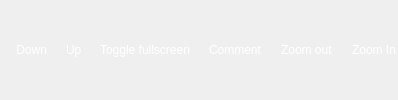
      <widget class="QWidget" name="Reading">
       <property name="styleSheet">
        <string notr="true">QLabel {
    color: white;
}</string>
       </property>
       <layout class="QGridLayout" name="gridLayout_3">
        <property name="leftMargin">
         <number>0</number>
        </property>
        <property name="topMargin">
         <number>0</number>
        </property>
        <property name="rightMargin">
         <number>0</number>
        </property>
        <property name="bottomMargin">
         <number>0</number>
        </property>
        <property name="spacing">
         <number>0</number>
        </property>
        <item row="0" column="0" alignment="Qt::AlignHCenter">
         <widget class="QFrame" name="Reading_Frame">
          <property name="sizePolicy">
           <sizepolicy hsizetype="Preferred" vsizetype="Fixed">
            <horstretch>0</horstretch>
            <verstretch>0</verstretch>
           </sizepolicy>
          </property>
          <property name="styleSheet">
           <string notr="true">QFrame { border: none; }
</string>
          </property>
          <property name="frameShape">
           <enum>QFrame::StyledPanel</enum>
          </property>
          <property name="frameShadow">
           <enum>QFrame::Raised</enum>
          </property>
          <layout class="QHBoxLayout" name="horizontalLayout_47">
           <property name="spacing">
            <number>6</number>
           </property>
           <property name="leftMargin">
            <number>0</number>
           </property>
           <property name="topMargin">
            <number>0</number>
           </property>
           <property name="rightMargin">
            <number>0</number>
           </property>
           <property name="bottomMargin">
            <number>0</number>
           </property>
           <item alignment="Qt::AlignVCenter">
            <widget class="QFrame" name="DownFrame">
             <property name="sizePolicy">
              <sizepolicy hsizetype="Expanding" vsizetype="Fixed">
               <horstretch>0</horstretch>
               <verstretch>0</verstretch>
              </sizepolicy>
             </property>
             <property name="frameShape">
              <enum>QFrame::StyledPanel</enum>
             </property>
             <property name="frameShadow">
              <enum>QFrame::Raised</enum>
             </property>
             <layout class="QHBoxLayout" name="horizontalLayout_15">
              <property name="spacing">
               <number>4</number>
              </property>
              <property name="leftMargin">
               <number>0</number>
              </property>
              <property name="topMargin">
               <number>0</number>
              </property>
              <property name="rightMargin">
               <number>0</number>
              </property>
              <property name="bottomMargin">
               <number>0</number>
              </property>
              <item>
               <widget class="QFrame" name="Down">
                <property name="sizePolicy">
                 <sizepolicy hsizetype="Fixed" vsizetype="Fixed">
                  <horstretch>0</horstretch>
                  <verstretch>0</verstretch>
                 </sizepolicy>
                </property>
                <property name="frameShape">
                 <enum>QFrame::StyledPanel</enum>
                </property>
                <property name="frameShadow">
                 <enum>QFrame::Raised</enum>
                </property>
                <layout class="QHBoxLayout" name="horizontalLayout_10">
                 <property name="spacing">
                  <number>4</number>
                 </property>
                 <property name="leftMargin">
                  <number>2</number>
                 </property>
                 <property name="topMargin">
                  <number>0</number>
                 </property>
                 <property name="rightMargin">
                  <number>2</number>
                 </property>
                 <property name="bottomMargin">
                  <number>0</number>
                 </property>
                 <item>
                  <widget class="QLabel" name="Icon_6">
                   <property name="maximumSize">
                    <size>
                     <width>25</width>
                     <height>25</height>
                    </size>
                   </property>
                   <property name="text">
                    <string/>
                   </property>
                   <property name="pixmap">
                    <pixmap resource="Tray.qrc">:/TrayIcon/SystemTray/4.png</pixmap>
                   </property>
                   <property name="scaledContents">
                    <bool>true</bool>
                   </property>
                  </widget>
                 </item>
                 <item>
                  <widget class="QLabel" name="Text_6">
                   <property name="sizePolicy">
                    <sizepolicy hsizetype="Fixed" vsizetype="Fixed">
                     <horstretch>0</horstretch>
                     <verstretch>0</verstretch>
                    </sizepolicy>
                   </property>
                   <property name="text">
                    <string> Down</string>
                   </property>
                   <property name="wordWrap">
                    <bool>true</bool>
                   </property>
                  </widget>
                 </item>
                </layout>
               </widget>
              </item>
              <item>
               <widget class="QFrame" name="Up">
                <property name="sizePolicy">
                 <sizepolicy hsizetype="Fixed" vsizetype="Fixed">
                  <horstretch>0</horstretch>
                  <verstretch>0</verstretch>
                 </sizepolicy>
                </property>
                <property name="font">
                 <font>
                  <kerning>true</kerning>
                 </font>
                </property>
                <property name="frameShape">
                 <enum>QFrame::StyledPanel</enum>
                </property>
                <property name="frameShadow">
                 <enum>QFrame::Raised</enum>
                </property>
                <layout class="QHBoxLayout" name="horizontalLayout">
                 <property name="spacing">
                  <number>4</number>
                 </property>
                 <property name="leftMargin">
                  <number>2</number>
                 </property>
                 <property name="topMargin">
                  <number>0</number>
                 </property>
                 <property name="rightMargin">
                  <number>2</number>
                 </property>
                 <property name="bottomMargin">
                  <number>0</number>
                 </property>
                 <item>
                  <widget class="QLabel" name="Icon_8">
                   <property name="sizePolicy">
                    <sizepolicy hsizetype="Fixed" vsizetype="Preferred">
                     <horstretch>0</horstretch>
                     <verstretch>0</verstretch>
                    </sizepolicy>
                   </property>
                   <property name="minimumSize">
                    <size>
                     <width>0</width>
                     <height>0</height>
                    </size>
                   </property>
                   <property name="maximumSize">
                    <size>
                     <width>25</width>
                     <height>25</height>
                    </size>
                   </property>
                   <property name="text">
                    <string/>
                   </property>
                   <property name="pixmap">
                    <pixmap resource="Tray.qrc">:/TrayIcon/SystemTray/0.png</pixmap>
                   </property>
                   <property name="scaledContents">
                    <bool>true</bool>
                   </property>
                  </widget>
                 </item>
                 <item>
                  <widget class="QLabel" name="Text_8">
                   <property name="sizePolicy">
                    <sizepolicy hsizetype="Fixed" vsizetype="Fixed">
                     <horstretch>0</horstretch>
                     <verstretch>0</verstretch>
                    </sizepolicy>
                   </property>
                   <property name="text">
                    <string>Up</string>
                   </property>
                  </widget>
                 </item>
                </layout>
               </widget>
              </item>
              <item>
               <widget class="QFrame" name="FullScreen">
                <property name="sizePolicy">
                 <sizepolicy hsizetype="Fixed" vsizetype="Fixed">
                  <horstretch>0</horstretch>
                  <verstretch>0</verstretch>
                 </sizepolicy>
                </property>
                <property name="frameShape">
                 <enum>QFrame::StyledPanel</enum>
                </property>
                <property name="frameShadow">
                 <enum>QFrame::Raised</enum>
                </property>
                <layout class="QHBoxLayout" name="horizontalLayout_12">
                 <property name="spacing">
                  <number>3</number>
                 </property>
                 <property name="leftMargin">
                  <number>2</number>
                 </property>
                 <property name="topMargin">
                  <number>0</number>
                 </property>
                 <property name="rightMargin">
                  <number>2</number>
                 </property>
                 <property name="bottomMargin">
                  <number>0</number>
                 </property>
                 <item>
                  <widget class="QLabel" name="Icon_7">
                   <property name="maximumSize">
                    <size>
                     <width>25</width>
                     <height>25</height>
                    </size>
                   </property>
                   <property name="text">
                    <string/>
                   </property>
                   <property name="pixmap">
                    <pixmap resource="Tray.qrc">:/TrayIcon/SystemTray/5.1.png</pixmap>
                   </property>
                   <property name="scaledContents">
                    <bool>true</bool>
                   </property>
                  </widget>
                 </item>
                 <item>
                  <widget class="QLabel" name="Text_7">
                   <property name="sizePolicy">
                    <sizepolicy hsizetype="Fixed" vsizetype="Fixed">
                     <horstretch>0</horstretch>
                     <verstretch>0</verstretch>
                    </sizepolicy>
                   </property>
                   <property name="text">
                    <string>Toggle fullscreen</string>
                   </property>
                   <property name="wordWrap">
                    <bool>true</bool>
                   </property>
                  </widget>
                 </item>
                </layout>
               </widget>
              </item>
              <item>
               <widget class="QFrame" name="Comment">
                <property name="sizePolicy">
                 <sizepolicy hsizetype="Fixed" vsizetype="Fixed">
                  <horstretch>0</horstretch>
                  <verstretch>0</verstretch>
                 </sizepolicy>
                </property>
                <property name="frameShape">
                 <enum>QFrame::StyledPanel</enum>
                </property>
                <property name="frameShadow">
                 <enum>QFrame::Raised</enum>
                </property>
                <layout class="QHBoxLayout" name="horizontalLayout_9">
                 <property name="spacing">
                  <number>4</number>
                 </property>
                 <property name="sizeConstraint">
                  <enum>QLayout::SetDefaultConstraint</enum>
                 </property>
                 <property name="leftMargin">
                  <number>2</number>
                 </property>
                 <property name="topMargin">
                  <number>0</number>
                 </property>
                 <property name="rightMargin">
                  <number>2</number>
                 </property>
                 <property name="bottomMargin">
                  <number>0</number>
                 </property>
                 <item alignment="Qt::AlignHCenter|Qt::AlignVCenter">
                  <widget class="QLabel" name="Icon_5">
                   <property name="sizePolicy">
                    <sizepolicy hsizetype="Fixed" vsizetype="Fixed">
                     <horstretch>0</horstretch>
                     <verstretch>0</verstretch>
                    </sizepolicy>
                   </property>
                   <property name="maximumSize">
                    <size>
                     <width>25</width>
                     <height>25</height>
                    </size>
                   </property>
                   <property name="text">
                    <string/>
                   </property>
                   <property name="pixmap">
                    <pixmap resource="Tray.qrc">:/TrayIcon/SystemTray/7.png</pixmap>
                   </property>
                   <property name="scaledContents">
                    <bool>true</bool>
                   </property>
                  </widget>
                 </item>
                 <item>
                  <widget class="QLabel" name="Text_5">
                   <property name="text">
                    <string>Comment</string>
                   </property>
                   <property name="wordWrap">
                    <bool>true</bool>
                   </property>
                  </widget>
                 </item>
                </layout>
               </widget>
              </item>
              <item>
               <widget class="QFrame" name="Zoom_out">
                <property name="sizePolicy">
                 <sizepolicy hsizetype="Fixed" vsizetype="Fixed">
                  <horstretch>0</horstretch>
                  <verstretch>0</verstretch>
                 </sizepolicy>
                </property>
                <property name="frameShape">
                 <enum>QFrame::StyledPanel</enum>
                </property>
                <property name="frameShadow">
                 <enum>QFrame::Raised</enum>
                </property>
                <layout class="QHBoxLayout" name="horizontalLayout_14">
                 <property name="spacing">
                  <number>4</number>
                 </property>
                 <property name="leftMargin">
                  <number>2</number>
                 </property>
                 <property name="topMargin">
                  <number>0</number>
                 </property>
                 <property name="rightMargin">
                  <number>2</number>
                 </property>
                 <property name="bottomMargin">
                  <number>0</number>
                 </property>
                 <item>
                  <widget class="QLabel" name="Icon_10">
                   <property name="maximumSize">
                    <size>
                     <width>25</width>
                     <height>25</height>
                    </size>
                   </property>
                   <property name="text">
                    <string/>
                   </property>
                   <property name="pixmap">
                    <pixmap resource="Tray.qrc">:/TrayIcon/SystemTray/2.png</pixmap>
                   </property>
                   <property name="scaledContents">
                    <bool>true</bool>
                   </property>
                  </widget>
                 </item>
                 <item>
                  <widget class="QLabel" name="Text_10">
                   <property name="sizePolicy">
                    <sizepolicy hsizetype="Fixed" vsizetype="Fixed">
                     <horstretch>0</horstretch>
                     <verstretch>0</verstretch>
                    </sizepolicy>
                   </property>
                   <property name="text">
                    <string>Zoom out</string>
                   </property>
                   <property name="textFormat">
                    <enum>Qt::PlainText</enum>
                   </property>
                   <property name="scaledContents">
                    <bool>false</bool>
                   </property>
                   <property name="wordWrap">
                    <bool>true</bool>
                   </property>
                  </widget>
                 </item>
                </layout>
               </widget>
              </item>
              <item>
               <widget class="QFrame" name="Zoom_In">
                <property name="sizePolicy">
                 <sizepolicy hsizetype="Fixed" vsizetype="Fixed">
                  <horstretch>0</horstretch>
                  <verstretch>0</verstretch>
                 </sizepolicy>
                </property>
                <property name="frameShape">
                 <enum>QFrame::StyledPanel</enum>
                </property>
                <property name="frameShadow">
                 <enum>QFrame::Raised</enum>
                </property>
                <layout class="QHBoxLayout" name="horizontalLayout_13">
                 <property name="spacing">
                  <number>4</number>
                 </property>
                 <property name="leftMargin">
                  <number>2</number>
                 </property>
                 <property name="topMargin">
                  <number>0</number>
                 </property>
                 <property name="rightMargin">
                  <number>2</number>
                 </property>
                 <property name="bottomMargin">
                  <number>0</number>
                 </property>
                 <item>
                  <widget class="QLabel" name="Icon_9">
                   <property name="maximumSize">
                    <size>
                     <width>25</width>
                     <height>25</height>
                    </size>
                   </property>
                   <property name="text">
                    <string/>
                   </property>
                   <property name="pixmap">
                    <pixmap resource="Tray.qrc">:/TrayIcon/SystemTray/3.png</pixmap>
                   </property>
                   <property name="scaledContents">
                    <bool>true</bool>
                   </property>
                  </widget>
                 </item>
                 <item>
                  <widget class="QLabel" name="Text_9">
                   <property name="sizePolicy">
                    <sizepolicy hsizetype="Fixed" vsizetype="Fixed">
                     <horstretch>0</horstretch>
                     <verstretch>0</verstretch>
                    </sizepolicy>
                   </property>
                   <property name="text">
                    <string>Zoom In</string>
                   </property>
                   <property name="wordWrap">
                    <bool>true</bool>
                   </property>
                  </widget>
                 </item>
                </layout>
               </widget>
              </item>
             </layout>
            </widget>
           </item>
          </layout>
         </widget>
        </item>
       </layout>
      </widget>
